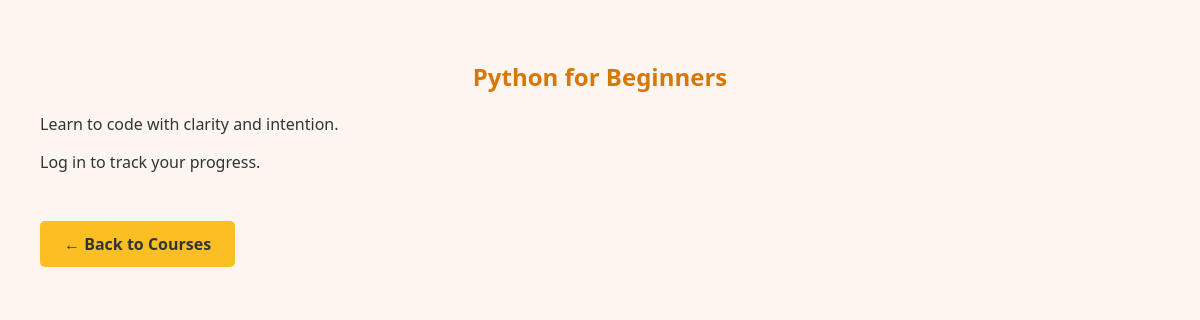
Page /course/4/ on the committed database.
### LetsLearn/models.py (models this page shows, shortened)
class Course(models.Model):
    CATEGORY_CHOICES = [
        ('web', 'Web Development'),
        ('data', 'Data Science'),
        ('design', 'Design'),
    ]
    title = models.CharField(max_length=100)
    description = models.TextField()
    category = models.CharField(max_length=20, choices=CATEGORY_CHOICES, default='web')
    completed_by = models.ManyToManyField(User, blank=True)

### LetsLearn/views.py (the view)
# urls.py: path('course/<int:course_id>/', views.course_detail, name='course_detail'),
def course_detail(request, course_id):
    course = get_object_or_404(Course, id=course_id)
    return render(request, 'course_detail.html', {'course': course})

### templates/course_detail.html (shortened to what this page needs)
<!DOCTYPE html>
{% load static %}
<html>
<head>
  <link rel="stylesheet" href="{% static 'style.css' %}">
</head>
<body>
  <h2>{{ course.title }}</h2>
  <p>{{ course.description }}</p>
  {% if user.is_authenticated %}
    {% if user in course.completed_by.all %}
      <p> You’ve completed this course!</p>
    {% else %}
      <form method="post" action="{% url 'mark_completed' course.id %}">
        {% csrf_token %}
        <button type="submit">Mark as Completed</button>
      </form>
    {% endif %}
  {% else %}
    <p>Log in to track your progress.</p>
  {% endif %}
  <div class="back-container">
    <a href="{% url 'course_list' %}" class="back-button">← Back to Courses</a>
  </div>
</body>
</html>

### LetsLearn/static/style.css (style rules this page uses)
body { font-family: 'Segoe UI', sans-serif; background-color: #fdf6f0; color: #333; padding: 2rem; }
h1, h2 { color: #d97706; }
a { color: #92400e; text-decoration: none; }
h2 { text-align: center; color: #d97706; }

### templates/course_detail.html (style rules this page uses)
body { font-family: 'Segoe UI', sans-serif; background-color: #fdf6f0; color: #333; padding: 2rem; }
h2 { color: #d97706; }
button, .back-button { background-color: #fbbf24; border: none; padding: 0.75rem 1.5rem; font-weight: bold; cursor: pointer; border-radius: 5px; color: #333; text-decoration: none; display: inline-block; margin-top: 1rem; transition: background-color 0.3s ease; }
.back-container { margin-top: 2rem; }

### rows in the picture
Course: title "Python for Beginners", description "Learn to code with clarity and intention."
